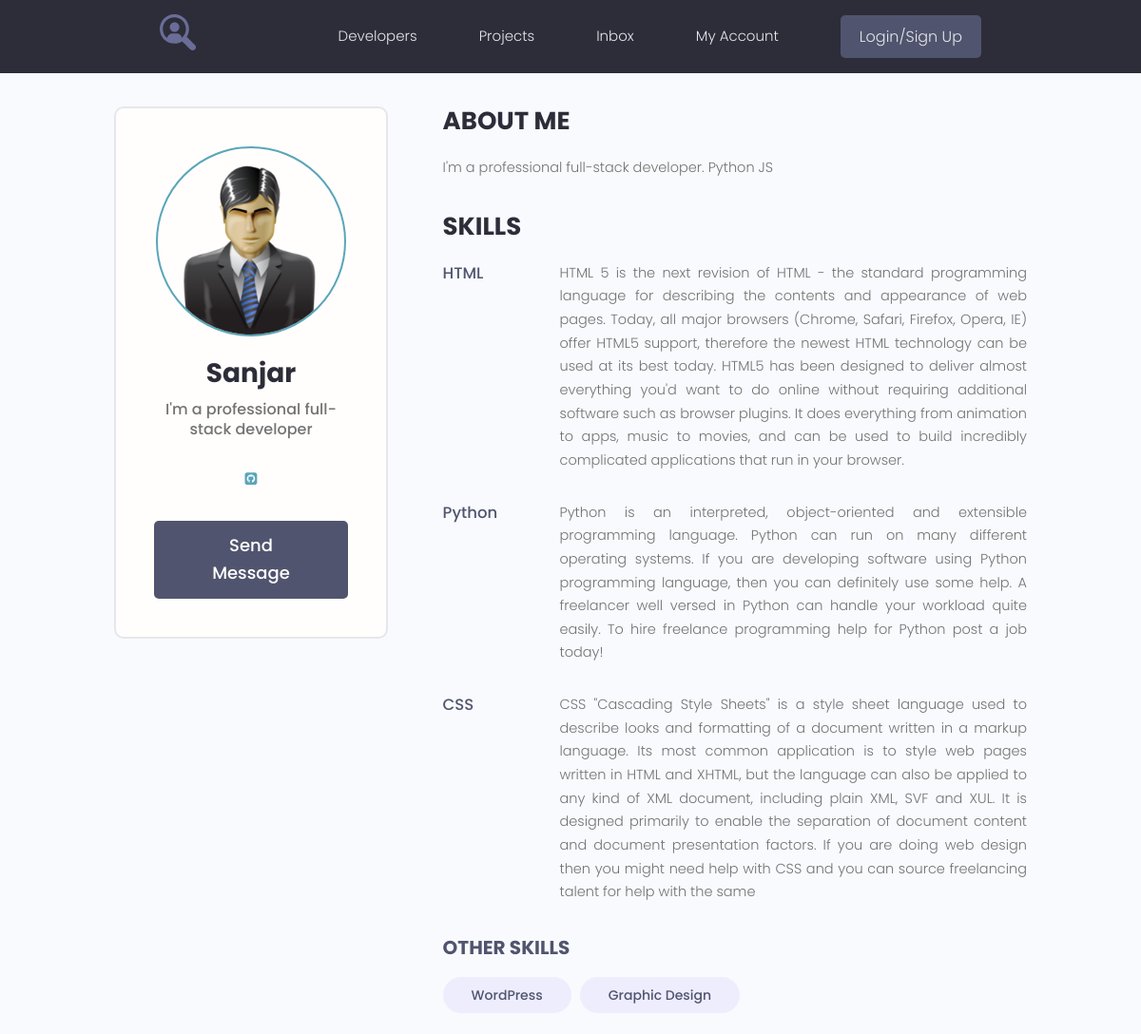
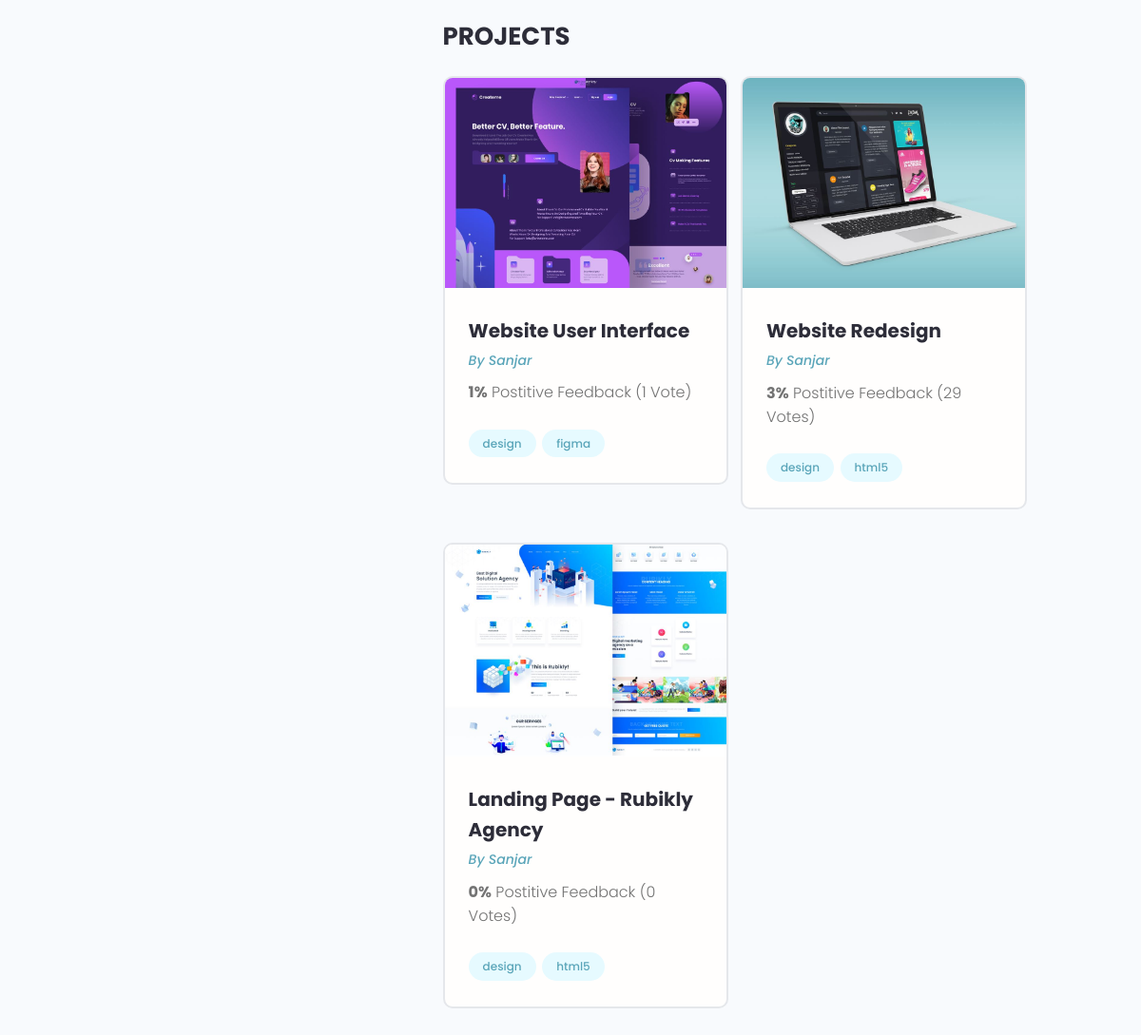
Screenshot of /profile/3/ with the database file from the repository (2 pictures, top to bottom).
### users/models.py (models this page shows, shortened)
class Profile(models.Model):
    user = models.OneToOneField(User, on_delete=models.CASCADE, blank=True)
    name = models.CharField(max_length=200, blank=True)
    email = models.EmailField(max_length=500, blank=True)
    username = models.CharField(max_length=200, blank=True)
    short_intro = models.CharField(max_length=200, blank=True)
    bio = models.TextField(blank=True)
    profile_image = models.ImageField(upload_to="profiles/", default="profiles/user-default.png")
    social_github = models.CharField(max_length=200, blank=True)
    social_youtube = models.CharField(max_length=200, blank=True)
    social_website = models.CharField(max_length=200, blank=True)
    created = models.DateTimeField(auto_now_add=True)

class Skill(models.Model):
    owner = models.ForeignKey(Profile, on_delete=models.CASCADE, blank=True)
    name = models.CharField(max_length=200, blank=True)
    description = models.TextField(blank=True)
    created = models.DateTimeField(auto_now_add=True)
    def __str__(self):
        return self.name

### projects/models.py (models this page shows, shortened)
class Project(models.Model):
    owner = models.ForeignKey(Profile, on_delete=models.SET_NULL, null=True, blank=True)
    title = models.CharField(max_length=200)
    description = models.TextField(blank=True)
    featured_image = models.ImageField(upload_to="projects/%Y/%m/%d/", default="default.jpg")
    demo_link = models.CharField(max_length=2000, blank=True)
    source_link = models.CharField(max_length=2000, blank=True)
    tags = models.ManyToManyField('Tag', blank=True)
    vote_total = models.IntegerField(default=0)
    vote_rating = models.IntegerField(default=0)
    created = models.DateTimeField(auto_now_add=True)

class Tag(models.Model):
    name = models.CharField(max_length=200)
    created = models.DateTimeField(auto_now_add=True)
    def __str__(self):
        return self.name

### users/views.py (the view)
# urls.py: path('profile/<str:pk>/', views.user_profile, name='user_profile'),
def user_profile(request, pk):
    prof = Profile.objects.get(id=pk)
    top_skills = prof.skill_set.exclude(description__exact="") #__exact - точное совпадение
    other_skills = prof.skill_set.filter(description="")
    context = {
        'profile': prof,
        'top_skills': top_skills,
        "other_skills": other_skills
    }
    return render(request, "users/profile.html", context)

### users/templates/users/profile.html (shortened to what this page needs)
{% extends 'projects/base.html' %}
{% block content %}
  <main class="profile my-md">
    <div class="container">
      <div class="layout">
        <div class="column column--1of3">
          <div class="card text-center">
            <div class="card__body dev">
              <img class="avatar avatar--xl" src="{{ profile.profile_image.url }}" />
              <h2 class="dev__name">{{ profile.name }}</h2>
              <p class="dev__title">{{ profile.short_intro }}</p>
              <ul class="dev__social">
                {% if profile.social_github %}
                <li>
                  <a title="Github" href="{{ profile.social_github }}" target="_blank"><i class="fa fa-github-square"></i></a>
                </li>
                {% endif %}
              </ul>
              <a href="#" class="btn btn--sub btn--lg">Send Message </a>
            </div>
          </div>
        </div>
        <div class="column column--2of3">
          <div class="devInfo">
            <h3 class="devInfo__title">About Me</h3>
            <p class="devInfo__about">
              {{ profile.bio }}
            </p>
          </div>
          <div class="devInfo">
            <h3 class="devInfo__title">Skills</h3>
            <div class="devInfo__skills">
              {% for skill in top_skills %}
              <div class="devSkill">
                <h4 class="devSkill__title">{{ skill.name }}</h4>
                <p class="devSkill__info">
                  {{ skill.description }}
                </p>
              </div>
              {% endfor %}
              <h3 class="devInfo__subtitle">Other Skills</h3>
              <div class="devInfo__otherSkills">
                {% for skill in other_skills %}
                <span class="tag tag--pill tag--sub tag--lg">
                  <small>{{ skill }}</small>
                </span>
                {% endfor %}
              </div>
            </div>
          </div>
          <div class="devInfo">
            <h3 class="devInfo__title">Projects</h3>
            <div class="grid grid--two">
              {% for project in profile.project_set.all %}
              <div class="column">
                <div class="card project">
                  <a href="{% url 'project' project.id %}" class="project">
                    <img class="project__thumbnail" src="{{ project.featured_image.url }}" alt="project thumbnail" />
                    <div class="card__body">
                      <h3 class="project__title">{{ project.title }}</h3>
                      <p><a class="project__author" href="{% url 'user_profile' project.owner.id %}">By  {{ project.owner.name }}</a></p>
                      <p class="project--rating">
                        <span style="font-weight: bold;">{{ project.vote_rating }}%</span> Postitive
                        Feedback ({{ project.vote_total }} Vote{{ project.vote_total|pluralize:"s" }})
                      </p>
                      <div class="project__tags">
                        {% for tag in project.tags.all %}
                        <span class="tag tag--pill tag--main">
                          <small>{{ tag }}</small>
                        </span>
                        {% endfor %}
                      </div>
                    </div>
                  </a>
                </div>
              </div>
              {% endfor %}
            </div>
          </div>
        </div>
      </div>
    </div>
  </main>
{% endblock %}

### projects/static/styles/app.css (style rules this page uses)
:root { --color-sub: #2d2d39; }
.btn--sub { background-color: var(--color-sub-light); }
.card { border: 2px solid var(--color-light); }
img { width: 100%; }
.profile .card > .dev { padding: 4rem; }
.dev__name { color: var(--color-sub); font-size: 2.8rem; font-weight: 700; margin-top: 1rem; margin-bottom: 0.5rem; }
.dev__title { font-size: 1.6rem; font-weight: 500; line-height: 1.3; }
.dev__social { margin: 3rem 0; list-style: none; display: flex; justify-content: center; gap: 1.5rem; }
.devInfo { margin-bottom: 3rem; }
.devInfo__title, .devInfo__subtitle { font-size: 2.6rem; color: var(--color-sub); text-transform: uppercase; font-weight: 700; margin-bottom: 1.5rem; }
.devInfo__subtitle { font-size: 2rem; color: var(--color-sub-light); }
.devInfo__about, .devSkill__info { font-size: 1.45rem; line-height: 1.7; text-align: justify; }
.devSkill { margin-bottom: 3rem; }
.devSkill__title { font-size: 1.65rem; font-weight: 500; color: var(--color-sub-light); }
@media screen and (min-width: 700px) { .devSkill { display: flex; justify-content: space-between; gap: 3rem; } }
@media screen and (min-width: 700px) { .devSkill__info { flex-basis: 80%; } }
.project__author { font-size: 1.4rem; font-style: italic; }
.project--rating { margin-bottom: 1.6em; margin-top: .5em; }
.project__thumbnail { object-fit: cover; object-position: top center; width: 100%; }
.project__title { font-size: 2rem; font-weight: 700; color: var(--color-sub); }

### projects/static/uikit/styles/modules/_variables.css (style rules this page uses)
:root { --color-main: #5aa5b9; --color-main-light: #e6faff; --color-sub: #3f4156; --color-sub-light: #51546e; --color-sub-lighter: #ededfd; --color-text: #737373; --color-gray: #8b8b8b; --color-light: #e5e7eb; --color-light-gray: #767676; --color-bg: #f8fafd; --color-white: #fffefd; --color-white-light: #f3f3f3; --color-success: #359e64; --color-success-bg: #def8e8; --color-error: #fc4b0b; --color-error-bg: #fff2ee; --font-base: 'Poppins', arial, helvetica, 'Segoe UI', roboto, ubuntu, sans-serif; --font-monospace: 'Fira Code', 'Courier New', courier, monospace; --font-regular: 300; --font-medium: 500; --font-bold: 700; --generic-shadow: 1px 1px 5px #00000010; --generic-transition: all 0.3s ease-in-out; }

### projects/static/uikit/styles/modules/_base.css (style rules this page uses)
* { margin: 0; padding: 0; box-sizing: border-box; text-rendering: optimizeLegibility; color: inherit; font-size: inherit; }
html { font-size: 50%; }
@media only screen and (min-width: 480px) { html { font-size: 56.25%; } }
@media only screen and (min-width: 1200px) { html { font-size: 62.5%; } }
body { line-height: 1.6; font-weight: 400; font-size: 1.5rem; color: var(--color-text); background-color: var(--color-bg); min-height: 100vh; }

### projects/static/uikit/styles/modules/_typography.css (style rules this page uses)
* { font-family: var(--font-base); }
h2 { font-size: 3.6rem; font-weight: var(--font-bold); }
h3 { font-size: 3.2rem; font-weight: var(--font-medium); }
h4 { font-size: 2.8rem; font-weight: var(--font-medium); }
p, span, strong { font-size: 1.6rem; color: var(--color-text); font-weight: var(--font-regular); }
a { padding-bottom: 2px; text-decoration: none; display: inline-block; color: var(--color-main); font-weight: var(--font-medium); }

### projects/static/uikit/styles/modules/_utilities.css (style rules this page uses)
.container { width: 92%; max-width: 165rem; margin: 0 auto; box-sizing: border-box; }
@media screen and (min-width: 1000px) { .container { width: 90%; } }
@media screen and (min-width: 1200px) { .container { width: 80%; } }
.text-center { text-align: center; }
.my-md { margin: 3rem auto; }

### projects/static/uikit/styles/modules/_avatar.css (style rules this page uses)
.avatar { border-radius: 50%; border: 2px solid var(--color-main); object-fit: cover; }
.avatar--xl { height: 20rem; width: 20rem; }

### projects/static/uikit/styles/modules/_button.css (style rules this page uses)
.btn { display: inline-block; position: relative; cursor: pointer; background-color: var(--color-light); font-weight: var(--font-medium); color: var(--color-sub); text-decoration: none; padding: 1rem 2rem; border-radius: 0.5rem; border: none; width: -webkit-fit-content; width: -moz-fit-content; width: fit-content; height: -webkit-fit-content; height: -moz-fit-content; height: fit-content; font-size: 1.6rem; outline-width: 0; outline-color: transparent; -webkit-backface-visibility: hidden; backface-visibility: hidden; transition: all 0.3s ease-in-out; }
.btn--sub { background-color: var(--color-sub); color: var(--color-white); }
.btn--lg { font-size: 1.8rem; padding: 1.2rem 4.5rem; }

### projects/static/uikit/styles/modules/_card.css (style rules this page uses)
.card { border-radius: 1rem; background-color: var(--color-white); border: 1.5px solid var(--color-light); width: auto; height: auto; margin-top: 0.5rem; margin-bottom: 0.5rem; overflow: hidden; }
.card__body, .card__header { padding: 2rem 2.5rem; }

### rows the page displays
Profile: profile_image (placeholder picture), name "Sanjar", short_intro "I'm a professional full-stack developer", bio "I'm a professional full-stack developer. Python JS"
Skill: name "HTML", description "HTML 5 is the next revision of HTML - the standard programming language for describing the contents and appearance of web pages. Today, all major browsers (Chrome, Safari, Firefox, Opera, IE) offer HTML5 support, therefore the newest HTML technology can be used at its best today. HTML5 has been designed to deliver almost everything you'd want to do online without requiring additional software such as browser plugins. It does everything from animation to apps, music to movies, and can be used to build incredibly complicated applications that run in your browser."
Skill: name "Python", description "Python is an interpreted, object-oriented and extensible programming language. Python can run on many different operating systems. If you are developing software using Python programming language, then you can definitely use some help. A freelancer well versed in Python can handle your workload quite easily. To hire freelance programming help for Python post a job today!"
Skill: name "CSS", description "CSS \"Cascading Style Sheets\" is a style sheet language used to describe looks and formatting of a document written in a markup language. Its most common application is to style web pages written in HTML and XHTML, but the language can also be applied to any kind of XML document, including plain XML, SVF and XUL. It is designed primarily to enable the separation of document content and document presentation factors. If you are doing web design then you might need help with CSS and you can source freelancing talent for help with the same"
Skill: name "WordPress"
Skill: name "Graphic Design"
Project: featured_image (picture), title "Website User Interface", owner.name "Sanjar", vote_rating "1", vote_total "1"
Tag: name "design"
Tag: name "figma"
Project: featured_image (picture), title "Website Redesign", owner.name "Sanjar", vote_rating "3", vote_total "29"
Tag: name "html5"
Project: featured_image (picture), title "Landing Page - Rubikly Agency", owner.name "Sanjar", vote_rating "0", vote_total "0"
